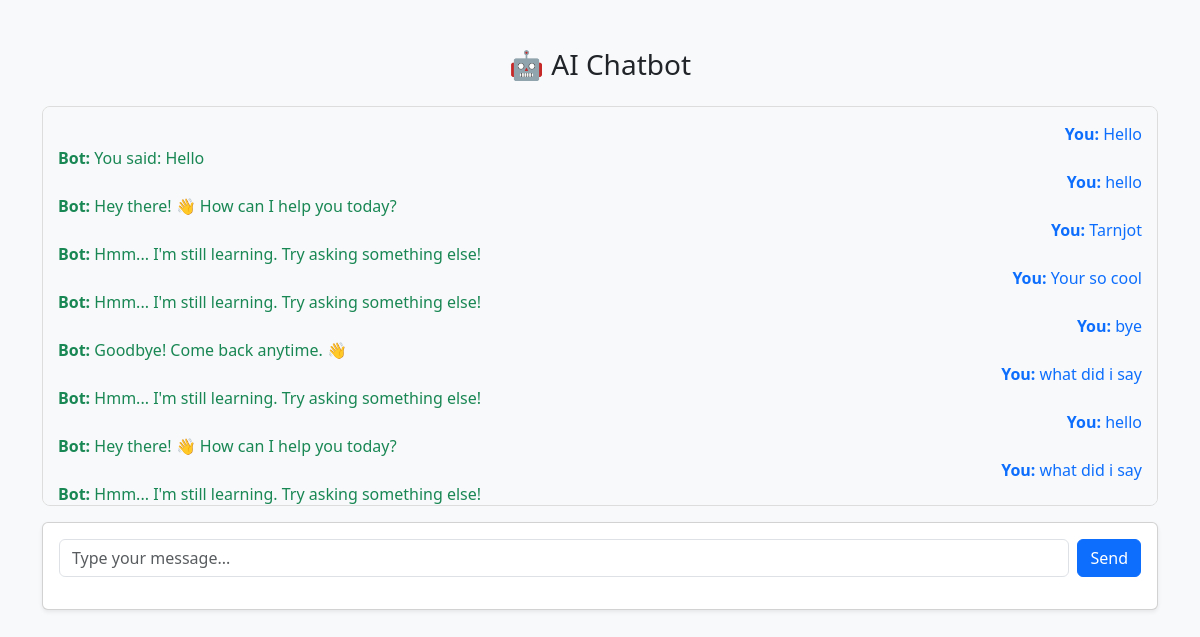
The page / on the database its author committed.
### tables this page shows
CREATE TABLE "conversations" (
    "id" INTEGER PRIMARY KEY AUTOINCREMENT,
    "user_id" INTEGER,
    "message" TEXT,
    "response" TEXT,
    "timestamp" DATETIME DEFAULT CURRENT_TIMESTAMP,
    FOREIGN KEY("user_id") REFERENCES "users"("id")
);

### index.php (the view, shortened to what this page needs)
<?php
require_once 'includes/db.php';
$userId = 1;
$stmt = $pdo->prepare("SELECT * FROM conversations WHERE user_id = ? ORDER BY timestamp ASC");
$stmt->execute([$userId]);
$messages = $stmt->fetchAll(PDO::FETCH_ASSOC);
?>
<!DOCTYPE html>
<html>
<head>
    <link href="https://cdn.jsdelivr.net/npm/bootstrap@5.3.0/dist/css/bootstrap.min.css" rel="stylesheet">
</head>
<body class="bg-light">
<div class="container mt-5">
    <h3 class="mb-4 text-center">🤖 AI Chatbot</h3>
    <div class="chat-box mb-3" id="chatBox">
        <?php foreach ($messages as $msg): ?>
            <div class="message user"><strong>You:</strong> <?= htmlspecialchars($msg['message']) ?></div>
            <div class="message bot"><strong>Bot:</strong> <?= htmlspecialchars($msg['response']) ?></div>
        <?php endforeach; ?>
    </div>
<div class="card shadow-sm">
  <div class="card-body">
        <form id="chatForm" class="d-flex mb-3">
            <input type="text" id="messageInput" class="form-control me-2" placeholder="Type your message..." required autofocus>
            <button type="submit" class="btn btn-primary">Send</button>
        </form>
  </div>
</div>
</body>
</html>

### index.php (style rules this page uses)
.chat-box { height: 400px; overflow-y: scroll; background-color: #f8f9fa; padding: 15px; border-radius: 8px; border: 1px solid #ddd; }
.message.user { text-align: right; color: #0d6efd; }
.message.bot { text-align: left; color: #198754; }

### rows shown on the page
conversations: message "Hello", response "You said: Hello"
conversations: message "hello", response "Hey there! 👋 How can I help you today?"
conversations: message "Tarnjot", response "Hmm... I'm still learning. Try asking something else!"
conversations: message "Your so cool", response "Hmm... I'm still learning. Try asking something else!"
conversations: message "bye", response "Goodbye! Come back anytime. 👋"
conversations: message "what did i say", response "Hmm... I'm still learning. Try asking something else!"
conversations: message "hello", response "Hey there! 👋 How can I help you today?"
conversations: message "what did i say", response "Hmm... I'm still learning. Try asking something else!"
